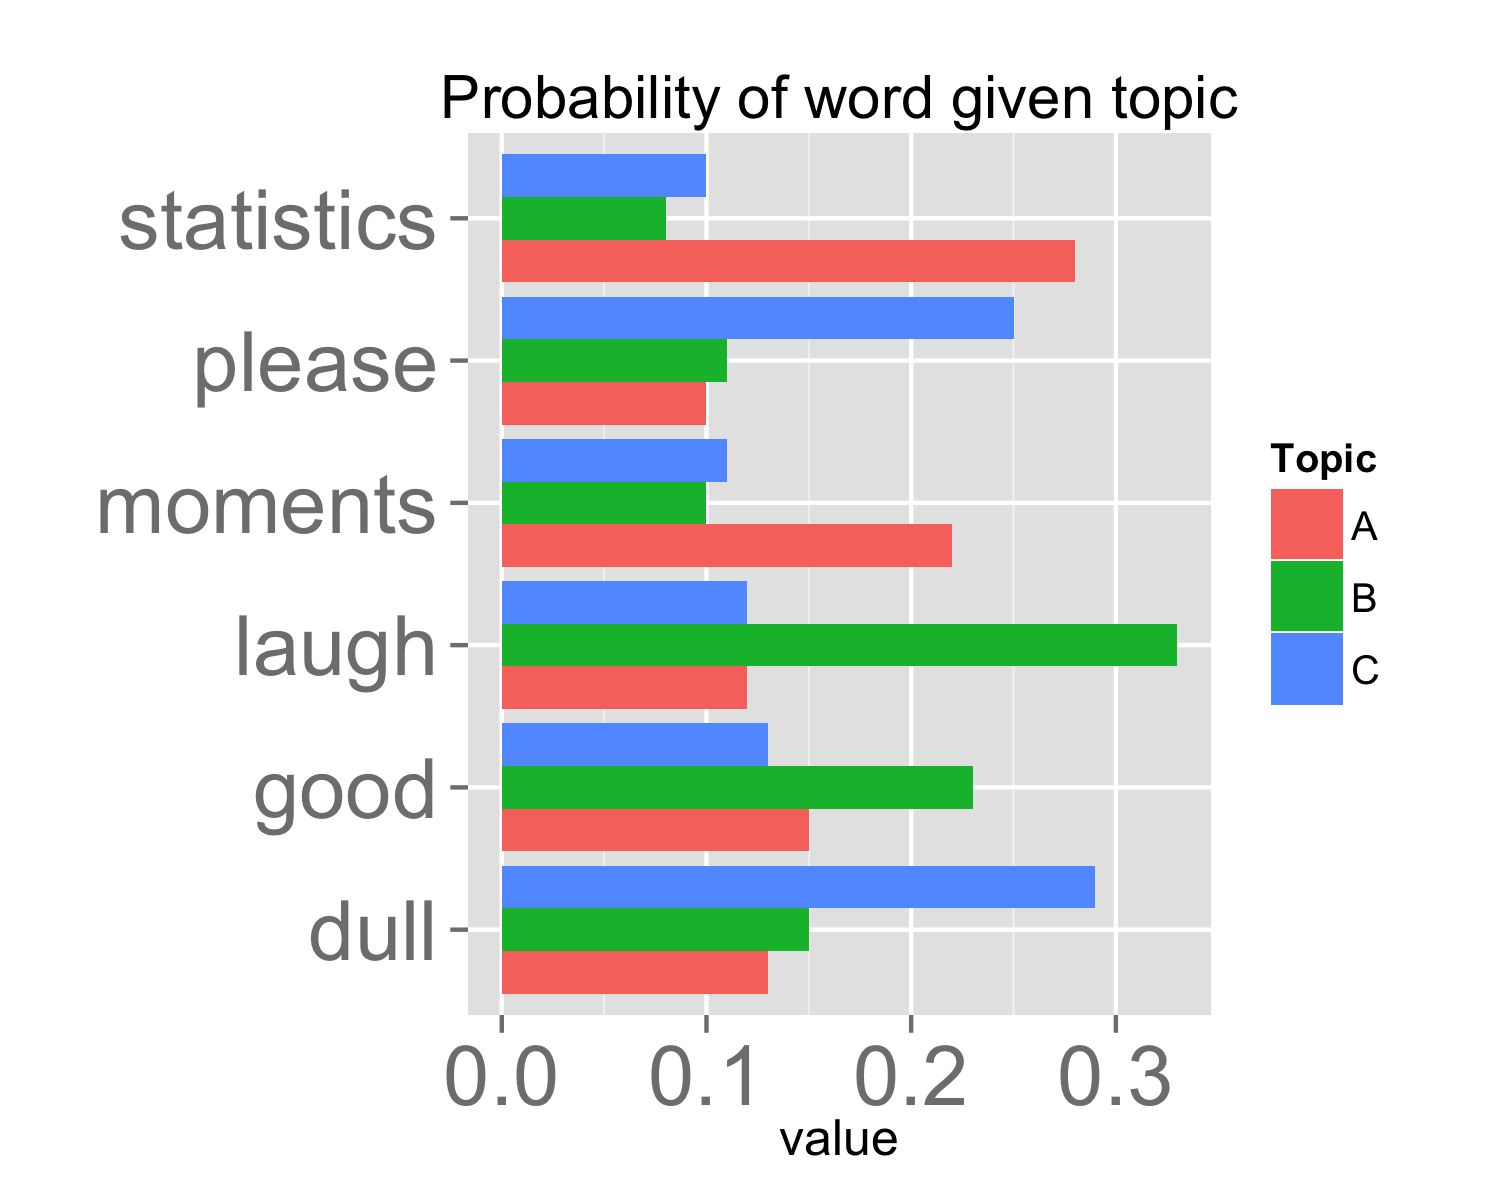

Generate this figure with R:
library(ggplot2)
terms <- c("statistics", "moments", "good", "dull", "laugh", "please")
A <- c(0.28, 0.22, 0.15, 0.13, 0.12, 0.1)
B <- c(0.08, 0.1, 0.23, 0.15, 0.33, 0.11)
C <- c(0.1, 0.11, 0.13, 0.29, 0.12, 0.25)
df <- reshape2::melt(data.frame(A, B, C, terms), id.vars = "terms", variable.name = "Topic")
p <- ggplot(data = df, aes(x = terms, y = value, fill = Topic)) + 
  geom_bar(stat = "identity", position = "dodge") + coord_flip() + xlab("") + 
  ggtitle("Probability of word given topic") + theme(axis.text=element_text(size=20))
ggsave("ggplot.png", p, height = 4, width = 5)
